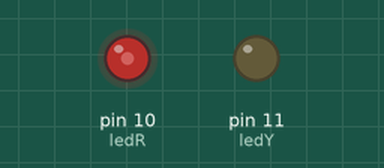
A sketch run on a simulated Arduino Uno, built with avr-gcc and run on an emulated ATmega328P. Shown: output pins drawn as LEDs (lit = HIGH).

Above: at 0.05 s.
At 0.25 s:
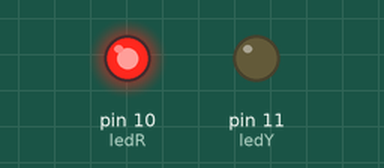
At 0.45 s:
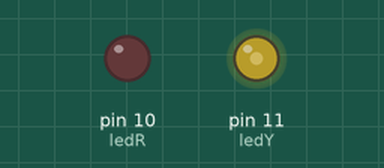
At 0.8 s:
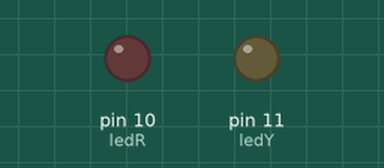
Timing chart, 0 to 3.0 s (numbered marks = the images above):
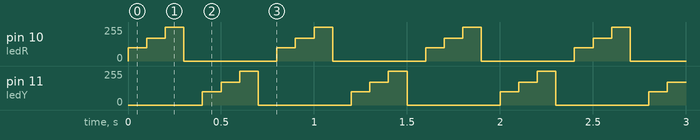

Measured:
- by itself, pin 10 (ledR), pin 11 (ledY): repeats every 0.80 s: 170/255 0.10 s, 255/255 0.10 s, 0/255 0.50 s, 100/255 0.10 s

The sketch:

1_blink.ino
```cpp
//포트번호를 전역변수로 선언한다.
int ledR=10,ledY=11;
void setup() {
  // put your setup code here, to run once:
  //
  pinMode(ledR,OUTPUT);
  pinMode(ledY,OUTPUT);
}
//계속해서 실행
void loop() {
  // put your main code here, to run repeatedly:
    analogWrite(ledR,100);
  delay(100);
    analogWrite(ledR,170);
  delay(100);
    analogWrite(ledR,255);
  delay(100);
     analogWrite(ledR,0);
  delay(100);


   analogWrite(ledY,100);//숫자는 불빛 세기를 표현!
  delay(100);
    analogWrite(ledY,170);
  delay(100);
    analogWrite(ledY,255);
  delay(100);
     analogWrite(ledY,0);//0은 불빛 아웃! delay 시간동안 유지
  delay(100);


}
```
